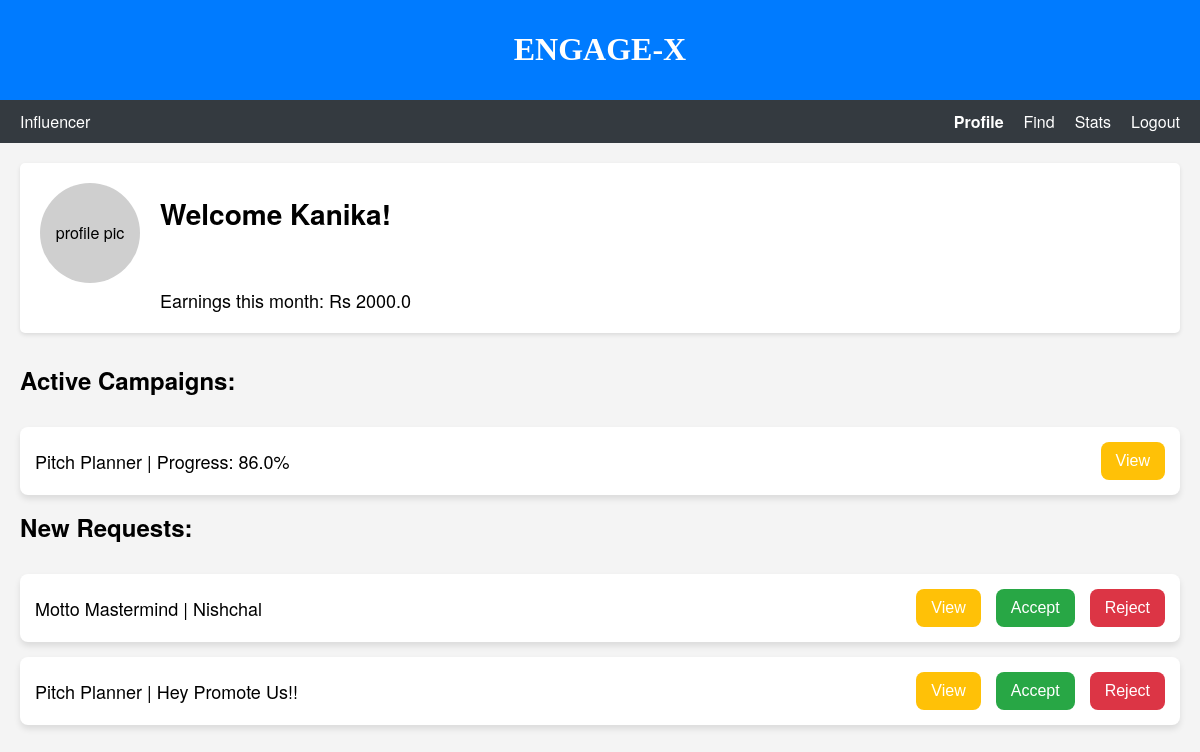
Screenshot of /idashboard (signed in) with the database file from the repository.
### models.py (models this page shows)
class Profile(db.Model):
    __tablename__ = "profile"
    id = db.Column(db.Integer, primary_key=True, autoincrement=True)
    user_id = db.Column(db.Integer, db.ForeignKey("user.id"), nullable=False)
    name = db.Column(db.String, nullable=False)
    industry = db.Column(db.String)
    niche = db.Column(db.String)
    reach = db.Column(db.Integer)
    funds = db.Column(db.Float)
    user = db.relationship('User', back_populates='profile')

class Campaign(db.Model):
    __tablename__ = "campaign"
    id = db.Column(db.Integer, primary_key=True, autoincrement=True)
    sponsor_id = db.Column(db.Integer, db.ForeignKey("user.id"), nullable=False)
    title = db.Column(db.String, nullable=False)
    description = db.Column(db.String, nullable=False)
    goals = db.Column(db.Text, nullable=False)
    start_date = db.Column(db.String, nullable=False)
    days = db.Column(db.Integer, nullable=False)
    funds = db.Column(db.Float, nullable=False)
    visibility = db.Column(db.String, nullable=False)  # public or private
    sponsor = db.relationship('User', back_populates='campaigns')
    ad_requests = db.relationship('AdRequest', back_populates='campaign')
    def get_end_date(self):
        start_date_obj = datetime.strptime(self.start_date, "%Y-%m-%d")
        end_date_obj = start_date_obj + timedelta(days=self.days)
        return end_date_obj.strftime("%Y-%m-%d")
    def get_progress(self):
        start_date_obj = datetime.strptime(self.start_date, "%Y-%m-%d")
        today = datetime.today()
        elapsed_days = (today - start_date_obj).days
        progress = "{:.2f}".format((elapsed_days / self.days) * 100)  # Format progress to 2 decimal places
        progress = min(max(float(progress), 0), 100)  # Ensure progress is between 0 and 100
        return progress

class AdRequest(db.Model):
    __tablename__ = "ad_request"
    id = db.Column(db.Integer, primary_key=True, autoincrement=True)
    influencer_id = db.Column(db.Integer, db.ForeignKey("user.id"), nullable=False)
    campaign_id = db.Column(db.Integer, db.ForeignKey("campaign.id"), nullable=False)
    initiator = db.Column(db.String, nullable=False) # sponosr, influencer
    name = db.Column(db.String, nullable = False)
    messages = db.Column(db.Text)
    requirements = db.Column(db.Text)
    payment_amount = db.Column(db.Float, nullable=False)
    status = db.Column(db.String, nullable=False, default='Pending')  # pending, accepted or rejected
    campaign = db.relationship('Campaign', back_populates='ad_requests')
    influencer = db.relationship('User', back_populates='ad_requests')

### app.py (the view)
@app.route('/idashboard', methods = ['GET', 'POST'])
def idashboard():
    inf = Profile.query.filter(Profile.user_id == current_userID).first()
    name = inf.name
    funds = inf.funds
    ad_requests = AdRequest.query.filter(
        AdRequest.influencer_id == current_userID,
        AdRequest.initiator == 'sponsor',
        AdRequest.status == 'Pending').all()
    requests_data = []
    for request in ad_requests:
        requests_data.append({
            'campaign_title': request.campaign.title,
            'sponsor_name': request.name,
            'request_id': request.id
        })
    today = datetime.today()
    ads= AdRequest.query.filter(
        AdRequest.influencer_id == current_userID,
        AdRequest.status == 'accepted').all()
    campaign_ids = [ad.campaign_id for ad in ads]
    dat = Campaign.query.filter(Campaign.id.in_(campaign_ids)).all()
    for campaign in dat:
        campaign.end_date = campaign.get_end_date()
        campaign.progress = campaign.get_progress()
    active_campaigns = [campaign for campaign in dat if datetime.strptime(campaign.start_date, "%Y-%m-%d")
                        <= today <= datetime.strptime(campaign.end_date, "%Y-%m-%d")]
    today_date = today.strftime("%Y-%m-%d")
    return rt('idashboard.html',
              name =name,
              funds = funds,
              campaigns = active_campaigns,
              requests = requests_data,
              today_date = today_date,
              userID = current_userID)

### templates/idashboard.html (shortened to what this page needs)
<!DOCTYPE html>
<html lang="en">
<head>
    <link rel="stylesheet" href="/static/css/idashboard.css">
</head>
<body>
    <header>
        <h1>ENGAGE-X</h1>
    </header>
    <nav class="navbar">
        <div class="navbar-left">
            <span>Influencer</span>
        </div>
        <div class="navbar-right">
            <a href="{{ url_for('idashboard') }}" class="active" id="profile-link">Profile</a>
            <a href="{{ url_for('find_influencer') }}" id="find-link">Find</a>
            <a href="#">Stats</a>
            <a href="{{ url_for('logout') }}">Logout</a>
        </div>
    </nav>
    <main>
        <div class="dashboard">
            <div class="profile-section">
                <div class="profile-pic">
                    profile pic
                </div>
                <div class="profile-info">
                    <h2>Welcome {{ name }}!</h2>
                    <br>
                    <p>Earnings this month: Rs {{ funds }}</p>
                </div>
            </div>
            <div class="welcome-section">
                <h3>Active Campaigns:</h3>
                {% if campaigns %}
                    {% for campaign in campaigns %}
                        <div class="campaign">
                            <span>{{ campaign.title }} | Progress: {{ campaign.progress }}%</span>
                            <button class="view-btn">View</button>
                        </div>
                    {% endfor %}
                {% else %}
                    <div class="campaign" id="no_results">  <span> N/A</span>   </div>
                {% endif %}
                <h3>New Requests:</h3>
                {% if requests %}
                    {% for request in requests %}
                    <div class="request">
                        <span>{{ request.campaign_title }} | {{ request.sponsor_name }}</span>
                        <button class="view-btn">View</button>
                        <form action="{{ url_for('update_request_status', request_id=request.request_id, source = 'influencer') }}" method="POST">
                            <button class="accept-btn" type="submit">Accept</button>
                        </form>
                        <form action="{{ url_for('update_request_status', request_id=request.request_id, source = 'influencer') }}" method="POST">
                            <button class="reject-btn" type="submit">Reject</button>
                        </form>
                    </div>
                    {% endfor %}
                {% else %}
                <div class="request" id="no_results">  <span> N/A</span>   </div>
                {% endif %}
            </div>
        </div>
    </main>
</body>
</html>

### static/css/idashboard.css (style rules this page uses)
body { font-family: 'Helvetica Neue', sans-serif; margin: 0; padding: 0; background-color: #f4f4f4; }
header { font-family: stylish; background-color: #007bff; color: white; padding: 10px 20px; text-align: center; }
.navbar { display: flex; justify-content: space-between; background-color: #343a40; color: white; padding: 10px 20px; }
.navbar-left { display: flex; align-items: center; }
.navbar-right { display: flex; align-items: center; }
.navbar-right a { color: white; text-decoration: none; margin-left: 20px; }
.navbar-right a.active { font-weight: bold; }
main { padding: 20px; }
.dashboard { display: flex; flex-direction: column; gap: 20px; }
.profile-section { display: flex; gap: 20px; background-color: #fff; padding: 20px; border-radius: 5px; box-shadow: 0 2px 4px rgba(0, 0, 0, 0.1); }
.profile-pic { width: 100px; height: 100px; background-color: #cfcfcf; display: flex; align-items: center; justify-content: center; border-radius: 50%; }
.profile-info p { margin: 0; font-size: 18px; }
.profile-info h2, .welcome-section h3 { margin: 10px 0 30px 0; }
.profile-info h2 { font-size: 28px; }
.welcome-section h3 { font-size: 24px; }
.campaign, .request { display: flex; align-items: center; justify-content: space-between; background-color: white; padding: 15px; margin-bottom: 15px; border-radius: 8px; box-shadow: 0 4px 6px rgba(0,0,0,0.1); }
.campaign span, .request span { flex-grow: 1; font-size: 18px; }
.view-btn, .accept-btn, .reject-btn { padding: 10px 15px; margin-left: 15px; border: none; border-radius: 8px; cursor: pointer; font-size: 16px; }
.view-btn { background-color: #ffc107; color: white; }
.accept-btn { background-color: #28a745; color: white; }
.reject-btn { background-color: #dc3545; color: white; }

### rows the page displays
Profile: name "Kanika", funds "2000.0"
Campaign: title "Pitch Planner", progress "86.0", campaign_title "Pitch Planner"
Campaign: campaign_title "Motto Mastermind"
AdRequest: sponsor_name "Nishchal"
AdRequest: sponsor_name "Hey Promote Us!!"
